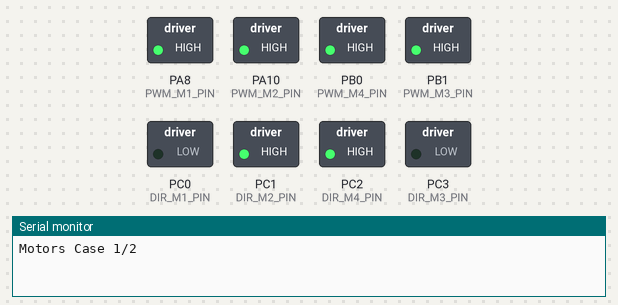
Simulated run of this sketch. Board: STM32 Blue Pill. On the bench: switched loads named in the sketch (green lamp = pin HIGH), the last lines printed to the serial monitor.

Above: at 0.5 s.
At 1.5 s:
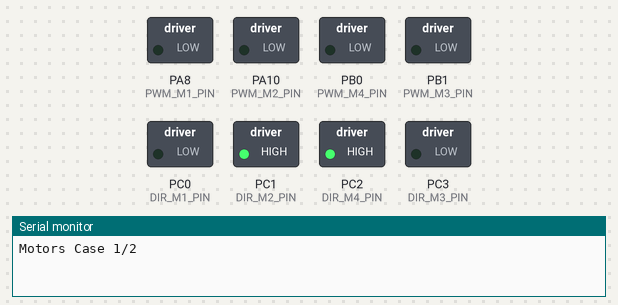
At 2.5 s:
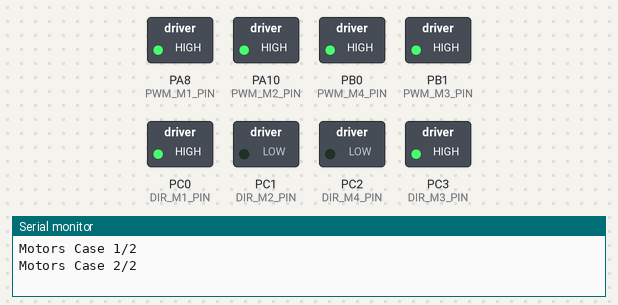
At 3.5 s:
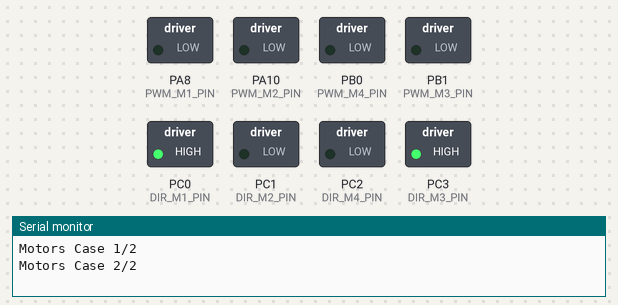
Timing chart, 0 to 5.2 s (numbered marks = the images above):
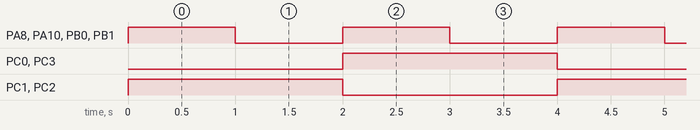

The sketch:

hl_ultra_motors_check.ino
```cpp
// (licence header left out)
// Выводы направления моторов
const int DIR_M1_PIN = PC0;
const int DIR_M2_PIN = PC1;
const int DIR_M3_PIN = PC3;
const int DIR_M4_PIN = PC2;
// Выводы скорости моторов
const int PWM_M1_PIN = PA8;
const int PWM_M2_PIN = PA10;
const int PWM_M3_PIN = PB1;
const int PWM_M4_PIN = PB0;

void setup() {
  // Настройка скорости отладочного порта
  Serial.begin(115200);
  // Настройка всех выводов на выход
  pinMode(DIR_M1_PIN,OUTPUT);
  pinMode(DIR_M2_PIN,OUTPUT);
  pinMode(DIR_M3_PIN,OUTPUT);
  pinMode(DIR_M4_PIN,OUTPUT);
  pinMode(PWM_M1_PIN,OUTPUT);
  pinMode(PWM_M2_PIN,OUTPUT);
  pinMode(PWM_M3_PIN,OUTPUT);
  pinMode(PWM_M4_PIN,OUTPUT);
  // Сброс скорости моторов
  analogWrite(PWM_M1_PIN, 0);
  analogWrite(PWM_M2_PIN, 0);
  analogWrite(PWM_M3_PIN, 0);
  analogWrite(PWM_M4_PIN, 0);
}

void loop() {
  Serial.println("Motors Case 1/2");
  digitalWrite(DIR_M1_PIN, LOW);
  digitalWrite(DIR_M2_PIN, HIGH);
  digitalWrite(DIR_M3_PIN, LOW);
  digitalWrite(DIR_M4_PIN, HIGH);
  analogWrite(PWM_M1_PIN, 255);
  analogWrite(PWM_M2_PIN, 255);
  analogWrite(PWM_M3_PIN, 255);
  analogWrite(PWM_M4_PIN, 255);
  delay(1000);
  analogWrite(PWM_M1_PIN, 0);
  analogWrite(PWM_M2_PIN, 0);
  analogWrite(PWM_M3_PIN, 0);
  analogWrite(PWM_M4_PIN, 0);
  delay(1000);

  Serial.println("Motors Case 2/2");
  digitalWrite(DIR_M1_PIN, HIGH);
  digitalWrite(DIR_M2_PIN, LOW);
  digitalWrite(DIR_M3_PIN, HIGH);
  digitalWrite(DIR_M4_PIN, LOW);
  analogWrite(PWM_M1_PIN, 255);
  analogWrite(PWM_M2_PIN, 255);
  analogWrite(PWM_M3_PIN, 255);
  analogWrite(PWM_M4_PIN, 255);
  delay(1000);
  analogWrite(PWM_M1_PIN, 0);
  analogWrite(PWM_M2_PIN, 0);
  analogWrite(PWM_M3_PIN, 0);
  analogWrite(PWM_M4_PIN, 0);
  delay(1000);
}
```

Measured:
- by itself, PA8 (PWM_M1_PIN), PA10 (PWM_M2_PIN), PB0 (PWM_M4_PIN), PB1 (PWM_M3_PIN): alternates HIGH for 1.0 s and LOW for 1.0 s
- by itself, PC0 (DIR_M1_PIN), PC1 (DIR_M2_PIN), PC2 (DIR_M4_PIN), PC3 (DIR_M3_PIN): alternates HIGH for 2.0 s and LOW for 2.0 s
- by itself, everything shown: repeats every 4.0 s, in 4 steps
